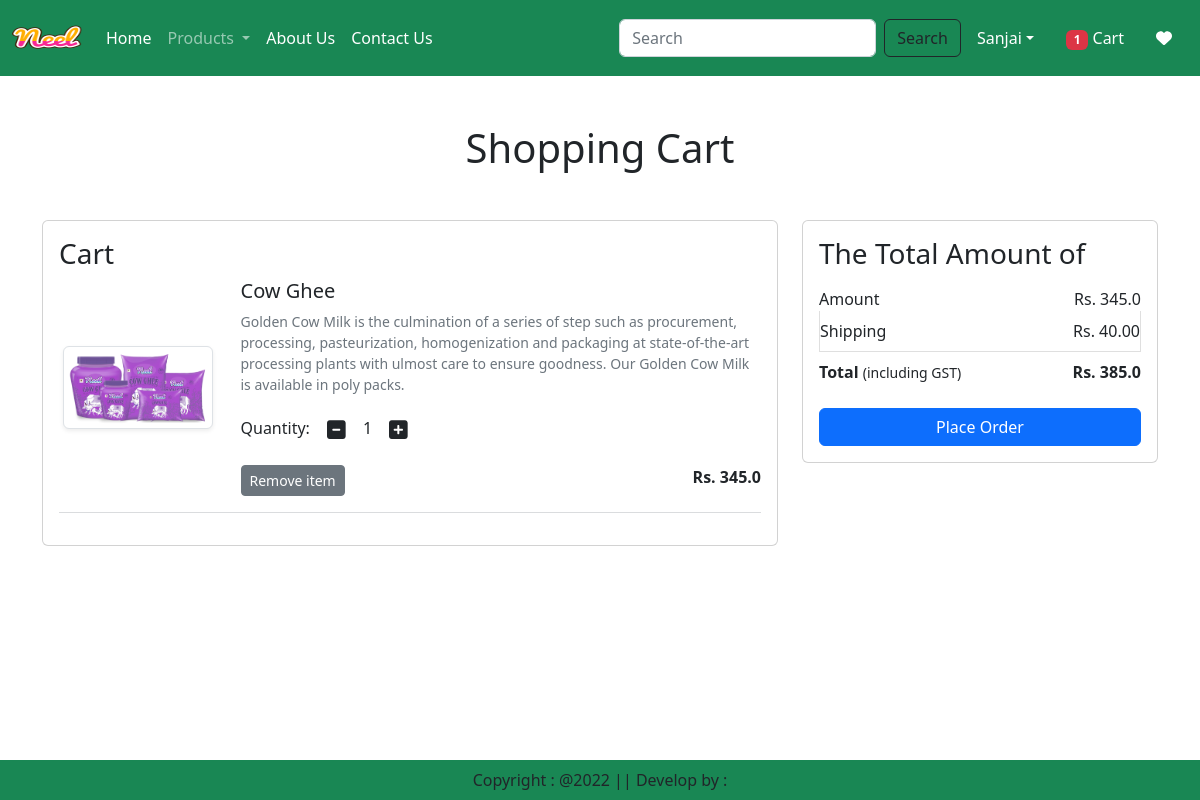
The app's page /cart/ (signed in) with its own data.
### app/models.py (models this page shows, shortened)
class Cart(models.Model):
    user = models.ForeignKey(User,on_delete=models.CASCADE)
    product = models.ForeignKey(Product,on_delete=models.CASCADE)
    quantity = models.PositiveIntegerField(default=1)

class Product(models.Model):
  title = models.CharField(max_length=100)
  selling_price = models.FloatField()
  discounted_price = models.FloatField()
  description = models.TextField()
  composition = models.TextField(default='')
  prodapp = models.TextField(default='')
  category = models.CharField(choices=CATEGORY_CHOICES, max_length=2)
  product_image = models.ImageField(upload_to='product')

### app/views.py (the view)
# urls.py: path('cart/', views.show_cart, name='showcart'),
@login_required
def show_cart(request):
    user = request.user
    cart = Cart.objects.filter(user=user)
    amount = 0
    for p in cart:
        value = p.quantity * p.product.discounted_price
        amount = amount + value
    totalamount = amount + 40
    totalitem = 0
    wishitem=0
    if request.user.is_authenticated:
        totalitem = len(Cart.objects.filter(user=request.user))
        wishitem = len(Wishlist.objects.filter(user=request.user))
    return render(request, 'app/addtocart.html',locals())

### app/templates/app/addtocart.html (shortened to what this page needs)
{% extends 'app/base.html' %}
{% load static %}
{% block main-content %}
  <div class="container my-5">
    <div class="row">
      {% if cart %}
        <h1 class="text-center mb-5">Shopping Cart</h1>
            <div class="col-sm-8">
              <div class="card">
                <div class="card-body">
                  <h3>Cart</h3>
                  {% for item in cart %}
                  <div class="row">
                    <div class="col-sm-3 text-center align-self-center"><img src="{{item.product.product_image.url}}" alt="" srcset="" class="img-fluid
                      img-thumbnail shadow-sm" height="150" width="150">
                    </div>
                    <div class="col-sm-9">
                      <div>
                        <h5>{{item.product.title}}</h5>
                        <p class="mb-2 text-muted small">{{item.product.description}}</p>
                        <div class="my-3">
                          <label for="quantity">Quantity:</label>
                          <a class="minus-cart btn" pid={{item.product.id}}><i class="fas fa-minus-square fa-lg"></i></a>
                          <span id="quantity">{{item.quantity}}</span>
                          <a class="plus-cart btn" pid={{item.product.id}}><i class="fas fa-plus-square fa-lg"></i></a>
                        </div>
                        <div class="d-flex justify-content-between">
                          <a href="#" class="remove-cart btn btn-sm btn-secondary mr-3" pid={{item.product.id}}>Remove item </a>
                          <p class="mb-0"><span><strong>Rs. {{item.product.discounted_price}}</strong></span></p>
                        </div>
                      </div>
                    </div>
                  </div>
                  <hr class="text-muted">
                  {% endfor %}
                </div>
              </div>
            </div>
          <div class="col-sm-4">
              <div class="card">
                <div class="card-body">
                  <h3>The Total Amount of</h3>
                  <ul class="list-group">
                    <li class="list-group-item d-flex justify-content-between align-items-center border-0 px-0 pb-0" >Amount<span id="amount">Rs. {{amount}}</span></li>
                    <li class="list-group-item d-flex justify-content-between align-items-center px-0">Shipping<span>Rs. 40.00</span></li>
                    <li class="list-group-item d-flex justify-content-between align-items-center border-0 px-0 mb-3" >
                      <div>
                        <strong>Total</strong> <small>(including GST)</small>
                      </div>
                      <span id="totalamount"><strong>Rs. {{totalamount}}</strong></span>
                    </li>
                  </ul>
                  <div class="d-grid"><a href="{% url 'checkout' %}" class="btn btn-primary">Place Order</a></div>
                </div>
              </div>
            </div>
      {% else %}
        <h1 class="text-center mb-5">Cart is Empty</h1>
      {% endif %}
    </div>
  </div>
{% endblock main-content %}

### records on screen
Cart: product.product_image (picture), product "Cow Ghee", product.description "Golden Cow Milk is the culmination of a series of step such as procurement, processing, pasteurization, homogenization and packaging at state-of-the-art processing plants with ulmost care to ensure goodness. Our Golden Cow Milk is available in poly packs.", quantity "1", product.discounted_price "345.0"

### other values on screen
{{ totalitem }} "1"
{{ amount }} "345.0"
{{ totalamount }} "385.0"
